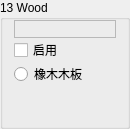
                 <widget class="QGroupBox" name="Base13">
                  <property name="sizePolicy">
                   <sizepolicy hsizetype="Fixed" vsizetype="Preferred">
                    <horstretch>0</horstretch>
                    <verstretch>0</verstretch>
                   </sizepolicy>
                  </property>
                  <property name="minimumSize">
                   <size>
                    <width>130</width>
                    <height>0</height>
                   </size>
                  </property>
                  <property name="maximumSize">
                   <size>
                    <width>130</width>
                    <height>16777215</height>
                   </size>
                  </property>
                  <property name="autoFillBackground">
                   <bool>true</bool>
                  </property>
                  <property name="title">
                   <string>13 Wood</string>
                  </property>
                  <property name="flat">
                   <bool>false</bool>
                  </property>
                  <layout class="QVBoxLayout" name="verticalLayout_20">
                   <property name="spacing">
                    <number>0</number>
                   </property>
                   <property name="topMargin">
                    <number>0</number>
                   </property>
                   <property name="bottomMargin">
                    <number>0</number>
                   </property>
                   <item>
                    <widget class="QLabel" name="Color13">
                     <property name="font">
                      <font>
                       <family>微软雅黑</family>
                       <pointsize>9</pointsize>
                      </font>
                     </property>
                     <property name="frameShape">
                      <enum>QFrame::StyledPanel</enum>
                     </property>
                     <property name="text">
                      <string/>
                     </property>
                    </widget>
                   </item>
                   <item>
                    <widget class="QCheckBox" name="Enable13">
                     <property name="text">
                      <string>启用</string>
                     </property>
                    </widget>
                   </item>
                   <item>
                    <widget class="QRadioButton" name="is13OakPlanks">
                     <property name="text">
                      <string>橡木木板</string>
                     </property>
                     <property name="icon">
                      <iconset resource="../BlockTextures.qrc">
                       <normaloff>:/new/Textures/Slope/block/oak_planks.png</normaloff>:/new/Textures/Slope/block/oak_planks.png</iconset>
                     </property>
                    </widget>
                   </item>
                   <item>
                    <spacer name="verticalSpacer_17">
                     <property name="orientation">
                      <enum>Qt::Vertical</enum>
                     </property>
                     <property name="sizeHint" stdset="0">
                      <size>
                       <width>20</width>
                       <height>40</height>
                      </size>
                     </property>
                    </spacer>
                   </item>
                  </layout>
                 </widget>
